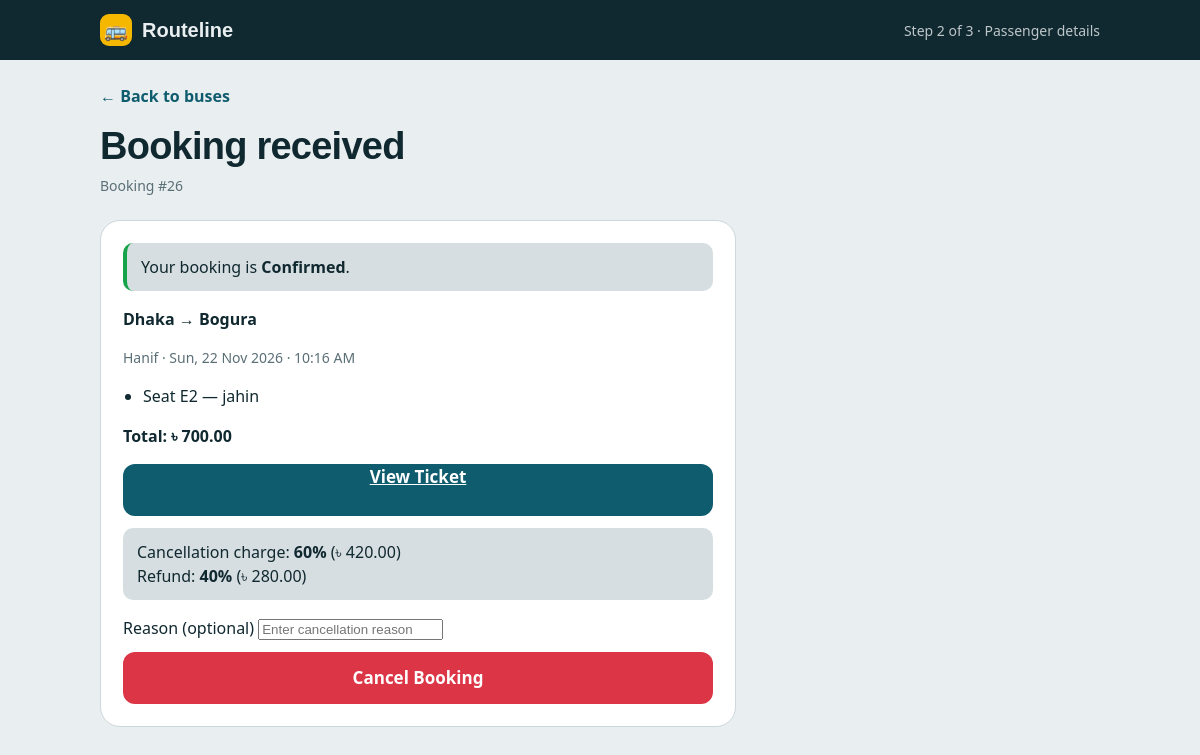
The app's page /users/passenger_details.php?booking_id=26 (signed in) with its own data.
### tables this page shows
CREATE TABLE `bookings` (
  `booking_id` int(11) NOT NULL,
  `user_id` int(11) NOT NULL,
  `schedule_id` int(11) NOT NULL,
  `booking_date` datetime NOT NULL,
  `total_amount` decimal(10,2) NOT NULL,
  `booking_status` enum('pending','confirmed','cancelled') NOT NULL
);

CREATE TABLE `routes` (
  `route_id` int(11) NOT NULL,
  `source` varchar(100) NOT NULL,
  `destination` varchar(100) NOT NULL,
  `distance` decimal(10,2) NOT NULL,
  `status` enum('active','inactive') NOT NULL,
  `is_popular` tinyint(1) NOT NULL
);

CREATE TABLE `buses` (
  `bus_id` int(11) NOT NULL,
  `company_id` int(11) NOT NULL,
  `bus_name` varchar(100) NOT NULL,
  `bus_type` enum('AC','Non-AC','Sleeper','Business Class') NOT NULL,
  `total_seats` int(11) NOT NULL,
  `status` enum('active','inactive') NOT NULL,
  `bus_number` varchar(50) NOT NULL
);

CREATE TABLE `schedules` (
  `schedule_id` int(11) NOT NULL,
  `bus_id` int(11) NOT NULL,
  `route_id` int(11) NOT NULL,
  `departure_date` date NOT NULL,
  `departure_time` time NOT NULL,
  `arrival_time` time NOT NULL,
  `ticket_price` decimal(10,2) NOT NULL,
  `status` enum('scheduled','completed','cancelled') NOT NULL
);

CREATE TABLE `booking_seats` (
  `booking_seats` int(11) NOT NULL,
  `booking_id` int(11) NOT NULL,
  `seat_id` int(11) NOT NULL,
  `passenger_name` varchar(100) NOT NULL,
  `passenger_phone` int(20) NOT NULL,
  `seat_price` decimal(10,2) NOT NULL
);

CREATE TABLE `seats` (
  `seat_id` int(11) NOT NULL,
  `bus_id` int(11) NOT NULL,
  `seat_number` varchar(10) NOT NULL,
  `seat_type` varchar(30) NOT NULL
);

### users/passenger_details.php (the view, shortened to what this page needs)
<?php
require_once '../config/db.php';
function escapeHtml($value)
{
    return htmlspecialchars($value);
}
function loadBooking($conn, $bookingId, $userId)
{
    $bookingId = (int)$bookingId;
    $userId = (int)$userId;
    $sql = "SELECT b.booking_id, b.booking_status, b.total_amount,
                   s.departure_date, s.departure_time, bus.bus_name,
                   r.source, r.destination,
                   COALESCE((
                       SELECT SUM(p.amount)
                       FROM payments p
                       WHERE p.booking_id = b.booking_id
                       AND p.payment_status = 'paid'
                   ), 0) AS paid_amount
            FROM bookings b
            INNER JOIN schedules s ON b.schedule_id = s.schedule_id
            INNER JOIN buses bus ON s.bus_id = bus.bus_id
            INNER JOIN routes r ON s.route_id = r.route_id
            WHERE b.booking_id = $bookingId
            AND b.user_id = $userId";
    $result = $conn->query($sql);
    $booking = $result->fetch_assoc();
    $booking['seats'] = [];
    $sql = "SELECT s.seat_number, bs.passenger_name, bs.passenger_phone
            FROM booking_seats bs
            INNER JOIN seats s ON bs.seat_id = s.seat_id
            WHERE bs.booking_id = $bookingId
            ORDER BY s.seat_number";
    $result = $conn->query($sql);
    while ($row = $result->fetch_assoc()) {
        $booking['seats'][] = $row;
    }
    return $booking;
}
if (isset($_GET['booking_id'])) {
    $bookingId = (int)$_GET['booking_id'];
    $booking = loadBooking($conn, $bookingId, $_SESSION['user_id']);
}
?>
<!DOCTYPE html>
<html lang="en">
<head>
    <link rel="stylesheet" href="../assets/css/seat.css">
</head>
<body>
    <header>
        <div class="bar">
            <div class="brand"><i>🚌</i>Routeline</div>
            <div class="steps">Step 2 of 3 · Passenger details</div>
        </div>
    </header>
    <main class="wrap">
        <?php if (isset($booking)): ?>
            <div class="head">
                <a class="back" href="home.php">← Back to buses</a>
                <h1><?php echo $booking ? 'Booking received' : 'Booking not found'; ?></h1>
                <?php if ($booking): ?>
                    <div class="muted">Booking #<?php echo (int)$booking['booking_id']; ?></div>
                <?php endif; ?>
            </div>
            <section class="card">
                <?php if ($booking): ?>
                    <div class="notice success">
                        Your booking is <strong><?php echo escapeHtml(ucfirst($booking['booking_status'])); ?></strong>.
                    </div>
                    <p><strong><?php echo escapeHtml($booking['source']); ?> → <?php echo escapeHtml($booking['destination']); ?></strong></p>
                    <p class="muted">
                        <?php echo escapeHtml($booking['bus_name']); ?> ·
                        <?php echo escapeHtml(date('D, d M Y', strtotime($booking['departure_date']))); ?> ·
                        <?php echo escapeHtml(date('h:i A', strtotime($booking['departure_time']))); ?>
                    </p>
                    <ul class="booking-seats">
                        <?php foreach ($booking['seats'] as $seat): ?>
                            <li>
                                Seat <?php echo escapeHtml($seat['seat_number']); ?> —
                                <?php echo escapeHtml($seat['passenger_name']); ?>
                            </li>
                        <?php endforeach; ?>
                    </ul>
                    <p><strong>Total: ৳ <?php echo number_format((float)$booking['total_amount'], 2); ?></strong></p>
                    <?php if ($booking['booking_status'] === 'pending'): ?>
                        <a class="go" href="payment.php?booking_id=<?php echo (int)$booking['booking_id']; ?>">Continue to bKash payment</a>
                        <form action="cancel_booking.php" method="post" onsubmit="return confirm('Cancel this unpaid booking?');" style="margin-top:12px;">
                            <input type="hidden" name="booking_id" value="<?php echo (int)$booking['booking_id']; ?>">
                            <input type="hidden" name="csrf_token" value="<?php echo escapeHtml($_SESSION['cancel_booking_csrf'] ?? ''); ?>">
                            <button type="submit" class="go" style="border:0;background:#dc3545;">Cancel Unpaid Booking</button>
                        </form>
                    <?php elseif ($booking['booking_status'] === 'confirmed'): ?>
                        <?php
                            $departureTimestamp = strtotime($booking['departure_date'] . ' ' . $booking['departure_time']);
                            $hoursBeforeDeparture = ($departureTimestamp - time()) / 3600;
                        ?>
                        <a class="go" href="ticket.php?booking_id=<?php echo (int)$booking['booking_id']; ?>" style="display:inline-block;text-align:center;margin-bottom:12px;">View Ticket</a>
                        <?php if ($hoursBeforeDeparture > 0): ?>
                            <?php
                                $paidAmount = min((float)$booking['paid_amount'], (float)$booking['total_amount']);
                                $chargePercent = $hoursBeforeDeparture >= 5 ? 60 : 100;
                                $chargeAmount = $paidAmount * $chargePercent / 100;
                                $refundAmount = $paidAmount - $chargeAmount;
                                $refundPercent = 100 - $chargePercent;
                            ?>
                            <div class="notice">
                                Cancellation charge: <strong><?php echo $chargePercent; ?>%</strong>
                                (৳ <?php echo number_format($chargeAmount, 2); ?>)<br>
                                Refund: <strong><?php echo $refundPercent; ?>%</strong>
                                (৳ <?php echo number_format($refundAmount, 2); ?>)
                            </div>
                            <form action="cancel_booking.php" method="post" onsubmit="return confirm('Cancel this booking?');">
                                <label for="cancel_reason">Reason (optional)</label>
                                <input type="text" id="cancel_reason" name="reason" maxlength="500" placeholder="Enter cancellation reason">
                                <button type="submit" class="go" style="border:0;margin-top:12px;background:#dc3545;">Cancel Booking</button>
                            </form>
                        <?php endif; ?>
                    <?php endif; ?>
                <?php else: ?>
                    <div class="notice error">Booking not found.</div>
                <?php endif; ?>
            </section>
        <?php endif; ?>
    </main>
</body>
</html>

### assets/css/seat.css (style rules this page uses)
:root { --bg: #e9eef0; --ink: #10282f; --muted: #5a6f76; --card: #ffffff; --line: #cdd8dc; --brand: #0f5c6e; --brand-ink: #ffffff; --signal: #f5b700; --signal-ink: #2a2000; --road: #10282f; --road-text: #e9eef0; --taken: #d6dee1; --taken-ink: #8a9ba1; color-scheme: light; box-sizing: border-box; padding-top: env(safe-area-inset-top, 0px); padding-bottom: env(safe-area-inset-bottom, 0px); }
* { box-sizing: border-box }
html, body { margin: 0 }
html { scroll-padding-top: env(safe-area-inset-top, 0px) }
body { background: var(--bg); color: var(--ink); font-family: "Instrument Sans", system-ui, sans-serif; line-height: 1.5; min-height: 100vh }
h1, h2, .brand { font-family: "Bricolage Grotesque", "Arial Black", sans-serif; margin: 0 }
button { font: inherit; color: inherit }
header { background: var(--road); color: var(--road-text) }
.bar { max-width: 1040px; margin: 0 auto; padding: 14px 20px; display: flex; justify-content: space-between; align-items: center }
.brand { font-weight: 800; font-size: 20px; display: flex; align-items: center; gap: 10px }
.brand i { width: 32px; height: 32px; border-radius: 9px; background: var(--signal); display: grid; place-items: center; font-style: normal }
.steps { font-size: 14px; opacity: .8 }
.wrap { max-width: 1040px; margin: 0 auto; padding: 24px 20px 40px; display: grid; grid-template-columns: 1fr 340px; gap: 24px; align-items: start }
.head { grid-column: 1/-1 }
.head h1 { font-size: clamp(26px, 4vw, 38px); letter-spacing: -.02em }
.muted { color: var(--muted); font-size: 14px }
.card { background: var(--card); border: 1px solid var(--line); border-radius: 20px; padding: 22px }
.go { width: 100%; min-height: 52px; border: 0; border-radius: 12px; background: var(--brand); color: var(--brand-ink); font-weight: 700; font-size: 17px; cursor: pointer }
.back { display: inline-block; margin-bottom: 10px; color: var(--brand); font-weight: 600; text-decoration: none }

### users/passenger_details.php (style rules this page uses)
.notice { margin: 0 0 16px; padding: 12px 14px; border-radius: 10px; background: var(--taken); }
.notice.success { border-left: 4px solid #16a34a; }
.booking-seats { padding-left: 20px; }

### records on screen
bookings: booking_id "26", booking_status "Confirmed", routes.source "Dhaka", routes.destination "Bogura", buses.bus_name "Hanif", schedule.departure_date "Sun, 22 Nov 2026", schedule.departure_time "10:16 AM", total_amount "700.00"
booking_seats: seat.seat_number "E2", passenger_name "jahin"
